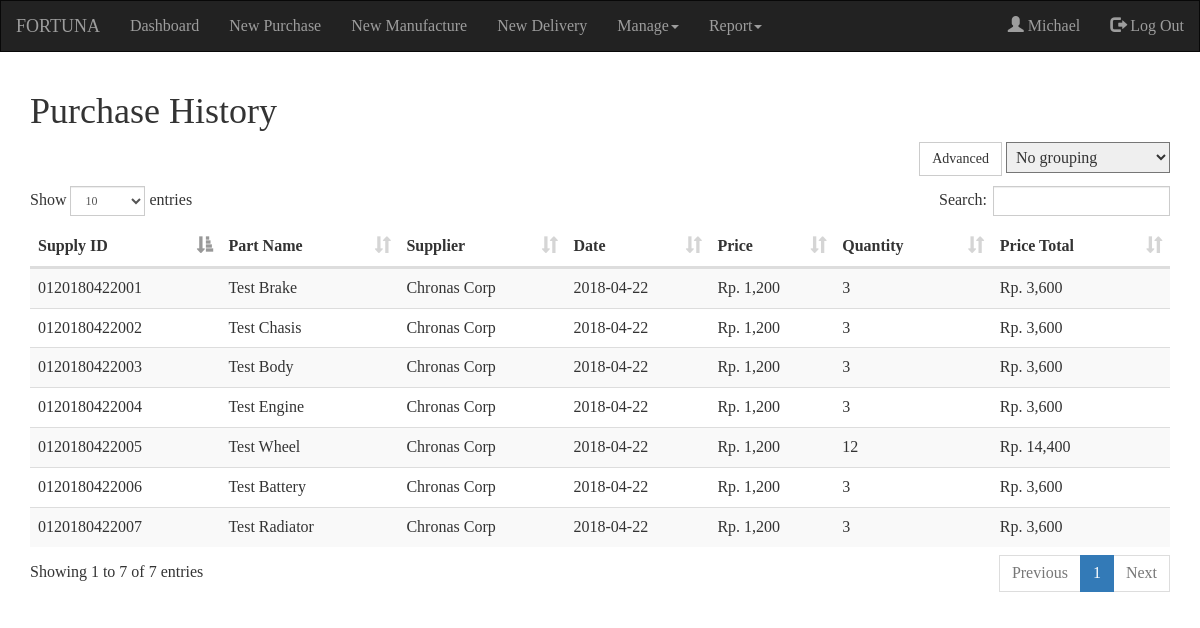
The app's page /hispurchase.php (signed in) with its own data.
### tables this page shows
CREATE TABLE `supplier` (
  `suppId` int(11) NOT NULL,
  `suppName` varchar(30) NOT NULL,
  `suppAddress` text NOT NULL,
  `suppPhone` varchar(15) NOT NULL,
  `suppMail` varchar(50) NOT NULL,
  `suppStatus` tinyint(11) NOT NULL
);

CREATE TABLE `supply` (
  `supplyId` varchar(20) NOT NULL,
  `supplierId` varchar(20) NOT NULL,
  `empId` varchar(20) NOT NULL,
  `supplyDate` date NOT NULL,
  `supplyStatus` tinyint(4) NOT NULL
);

CREATE TABLE `part` (
  `partId` int(12) NOT NULL,
  `partName` varchar(50) NOT NULL,
  `partQuantity` int(11) NOT NULL,
  `partPrice` int(11) NOT NULL,
  `partType` int(11) NOT NULL,
  `partPhoto` varchar(40) NOT NULL,
  `partStatus` tinyint(4) NOT NULL
);

CREATE TABLE `supplydet` (
  `supplyId` varchar(20) NOT NULL,
  `partId` varchar(20) NOT NULL,
  `supplyQuantity` int(11) NOT NULL,
  `supplyPrice` int(11) NOT NULL,
  `supplyDetStatus` tinyint(4) NOT NULL
);

### koneksi.php (called while the page is built, shortened)
<?php
$con=mysqli_connect('localhost', 'root', '', 'uas_pos');
function queryRun($query){
  global $con;
  $hello=mysqli_query($con, $query);
  return $hello;
}
function queryTable($query){
  $hello=mysqli_fetch_assoc($query);
  return $hello;
}
?>

### hispurchase.php (the view, shortened to what this page needs)
<?php
if(isset($_SESSION['empId'])){
  ?>
  <!DOCTYPE html>
  <html lang="en">
  <head>
    <link rel="stylesheet" href="https://maxcdn.bootstrapcdn.com/bootstrap/3.3.7/css/bootstrap.min.css">
    <link rel="stylesheet" href="css/css.css">
      <link rel="stylesheet" href="css/dataTables.bootstrap.min.css">
      <link rel=stylesheet href="css/daterangepicker.css">
  </head>
  <body>
    <?php include('koneksi.php');
    function showPurchase(){
      $query=queryRun("SELECT supply.supplyId, supplierId, supplyDate, suppname, partName, supplyQuantity, supplyPrice FROM supplier, part, supply, supplydet WHERE supplydetstatus=1 AND supplydet.partId=part.partId AND supplierid=suppid AND supplydet.supplyId=supply.supplyId;");
      while($hasil=queryTable($query)){
        $supplyid=$hasil['supplyId'];
        $suppliername=$hasil['suppname'];
        $supplydate=$hasil['supplyDate'];
        $partname=$hasil['partName'];
        $quantity=$hasil['supplyQuantity'];
        $price=$hasil['supplyPrice'];
        $pricetotal=$price*$quantity;
        ?>
        <tr>
          <td>
            <?php echo $supplyid?>
          </td>
          <td>
            <?php echo $partname?>
          </td>
          <td>
            <?php echo $suppliername?>
          </td>
          <td>
            <?php echo $supplydate?>
          </td>
          <td>
            <?php echo "Rp. ".number_format($price)?>
          </td>
          <td>
            <?php echo $quantity?>
          </td>
          <td>
            <?php echo "Rp. ".number_format($pricetotal)?>
          </td>
        </tr>
        <?php
      }
    }
     ?>
    <nav class="navbar navbar-inverse">
      <div class="container-fluid">
        <div class="navbar-header">
          <a class="navbar-brand" href="#">FORTUNA</a>
        </div>
        <ul class="nav navbar-nav">
          <li><a href="dashboard.php">Dashboard</a></li>
            <li><a href="newpurchase.php">New Purchase</a></li>
            <li><a href="newmanufactur.php">New Manufacture</a></li>
            <li><a href="newdelivery.php">New Delivery</a></li>
            <?php
              if($_SESSION['positionAccess'] <= 2){
                ?>
          <li class="dropdown"><a class="dropdown-toggle" data-toggle="dropdown"href="#">Manage<span class="caret"></span></a>
          </li>
            <?php
              }
            ?>
            <li class="dropdown"><a class="dropdown-toggle" data-toggle="dropdown"href="#">Report<span class="caret"></span></a>
          </li>
        </ul>
        <ul class="nav navbar-nav navbar-right">
          <li><a href="#"><span class="glyphicon glyphicon-user"></span> <?php echo $_SESSION['name']?></a> </li>
          <li><a href="login.php?logout=1"><span class="glyphicon glyphicon-log-out"></span> Log Out</a></li>
      </ul>
      </div>
    </nav>
    <div class="container">
      <h1>Purchase History</h1>
        <div class=text-right style=margin-bottom:10px>
        <button type="button" data-toggle="collapse" class="btn btn-default" data-target="#advanced">Advanced</button>
        <select id=grouping>
          <option value="none">No grouping</option>
        </select>
      </div>
      <table id=example1 class="table table-striped">
        <thead>
          <tr>
            <th>Supply ID</th>
            <th>Part Name</th>
            <th>Supplier</th>
            <th>Date</th>
            <th>Price</th>
            <th>Quantity</th>
            <th>Price Total</th>
          </tr>
        </thead>
        <?php
        showPurchase();
        ?>
      </table>
    </div>
  </body>
  </html>
<?php
} ?>

### css/css.css (style rules this page uses)
body { font-family: moon; font-size: 16px; }
option, select { padding: 5px; }
.navbar-brand { font-family: oneday; }
.nav { font-size: 16px; }

### hispurchase.php (style rules this page uses)
* { border-radius: 0 !important; }

### records on screen
supplier: supply.supplyId "0120180422001", part.partName "Test Brake", suppName "Chronas Corp", supply.supplyDate "2018-04-22", supplydet.supplyPrice "1,200", supplydet.supplyQuantity "3", supplydet.supplyPrice+supplyQuantity "3,600", supply.supplyId "0120180422002", part.partName "Test Chasis", supply.supplyId "0120180422003", part.partName "Test Body", supply.supplyId "0120180422004", part.partName "Test Engine", supply.supplyId "0120180422005", part.partName "Test Wheel", supplydet.supplyQuantity "12", supplydet.supplyPrice+supplyQuantity "14,400", supply.supplyId "0120180422006", part.partName "Test Battery", supply.supplyId "0120180422007", part.partName "Test Radiator"

### other values on screen
$_SESSION['name'] "Michael"
